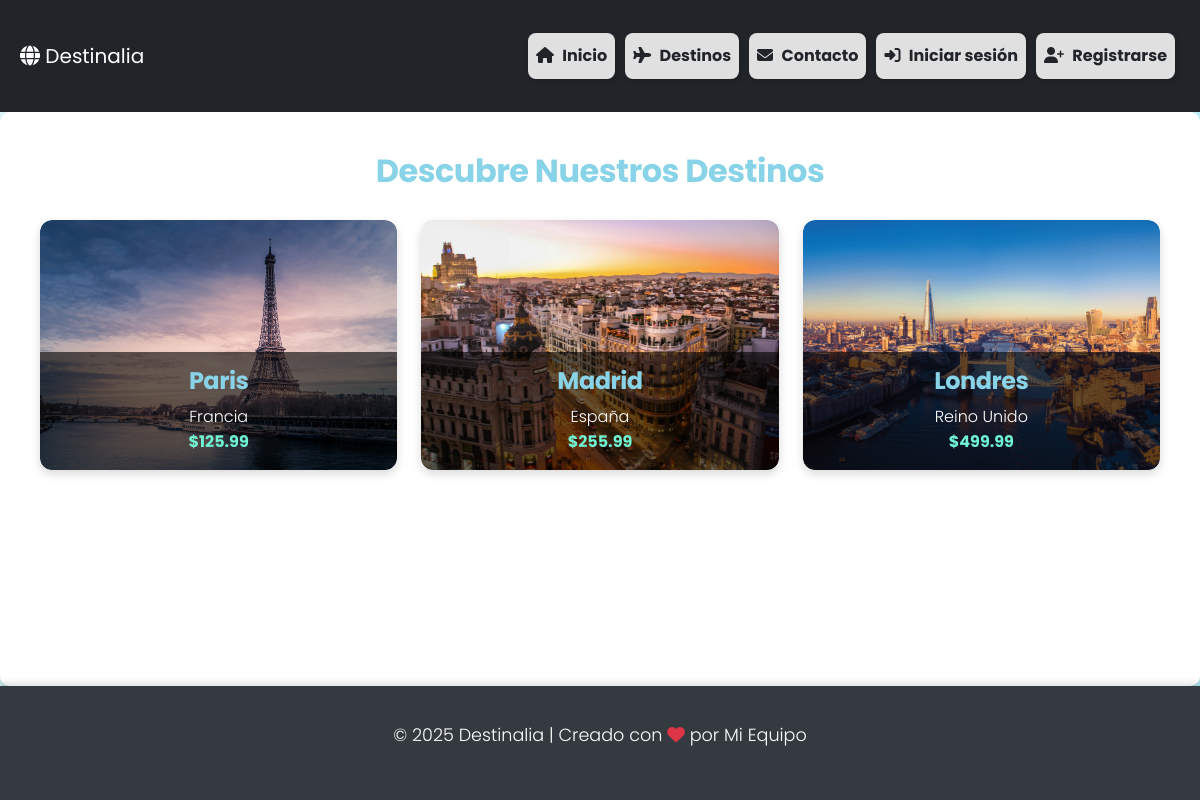
The app's page /destinos/ with its own data.
### destinos/models.py (models this page shows, shortened)
class Destino(models.Model):
    iden = models.AutoField(primary_key=True)
    nombre = models.CharField(max_length=100)
    pais = models.CharField(max_length=100)
    precio = models.DecimalField(max_digits=10, decimal_places=2)
    explicacion = models.TextField()
    imagen = models.ImageField(upload_to='destinos')
    created = models.DateTimeField(auto_now_add=True)
    updated = models.DateTimeField(auto_now_add=True)
    class Meta:
        verbose_name = 'destino'
        verbose_name_plural = 'destinos'

### destinos/views.py (the view)
# urls.py: path('', views.destinos, name='destinos'),
def destinos(request):
    template_name = 'destinos/destinos.html'
    destinos = Destino.objects.all()
    return render(request, template_name, {"destinos":destinos})

### destinos/templates/destinos/destinos.html (shortened to what this page needs)
{% extends "inicio/base.html" %}
{% load static %}
{% block cabecera %}
<link rel="stylesheet" href="{% static 'inicio/css/destinos.css' %}">
{% endblock cabecera %}
{% block content %}
<div class="container">
    <h2 class="titulo-seccion">Descubre Nuestros Destinos</h2>
    <div class="row g-4">
        {% for destino in destinos %}
        <div class="col-md-6 col-lg-4">
            <a href="{% url 'destino_detalle' destino.iden %}" class="destino-link">
                <div class="destino-card">
                    <div class="destino-img" style="background-image: url('{{ destino.imagen.url }}');">
                        <div class="destino-overlay">
                            <h3>{{ destino.nombre }}</h3>
                            <p>{{ destino.pais }}</p>
                            <p class="precio">${{ destino.precio }}</p>
                        </div>
                    </div>
                </div>
            </a>
        </div>
        {% endfor %}
    </div>
</div>
{% endblock %}

### inicio/static/inicio/css/base.css (style rules this page uses)
:root { --primary-color: #6ff3d2; --secondary-color: #b2ebf2; --text-color: #2d3436; --heading-color: #88d3e7; --gradient-start: #e0f7fa; --gradient-end: #b2ebf2; }
body { font-family: 'Poppins', sans-serif; background: linear-gradient(135deg, var(--gradient-start), var(--gradient-end)); color: var(--text-color); display: flex; flex-direction: column; min-height: 100vh; line-height: 1.6; }
h1, h2, h3, h4, h5, h6 { font-weight: 600; color: var(--heading-color); letter-spacing: -0.5px; }
p { font-weight: 300; font-size: 1.1rem; }

### inicio/static/inicio/css/destinos.css (style rules this page uses)
.container { max-width: 1200px; margin: 0 auto; padding: 20px; }
.titulo-seccion { text-align: center; font-size: 2rem; font-weight: 700; color: var(--heading-color); margin-bottom: 30px; }
.destino-link { text-decoration: none; }
.destino-card { position: relative; border-radius: 12px; overflow: hidden; background: white; box-shadow: 0px 4px 10px rgba(0, 0, 0, 0.15); transition: transform 0.3s ease, box-shadow 0.3s ease; }
.destino-img { width: 100%; height: 250px; background-size: cover; background-position: center; border-radius: 12px; display: flex; align-items: flex-end; position: relative; }
.destino-overlay { background: rgba(0, 0, 0, 0.6); width: 100%; padding: 15px; text-align: center; color: white; font-weight: 300; border-bottom-left-radius: 12px; border-bottom-right-radius: 12px; }
.destino-overlay h3 { font-size: 1.5rem; font-weight: 700; }
.destino-overlay p { font-size: 1rem; margin: 0; }
.precio { font-size: 1.2rem; font-weight: bold; color: var(--primary-color); margin-top: 5px; }

### records on screen
Destino: imagen (picture), nombre "Paris", pais "Francia", precio "125.99"
Destino: imagen (picture), nombre "Madrid", pais "España", precio "255.99"
Destino: imagen (picture), nombre "Londres", pais "Reino Unido", precio "499.99"
